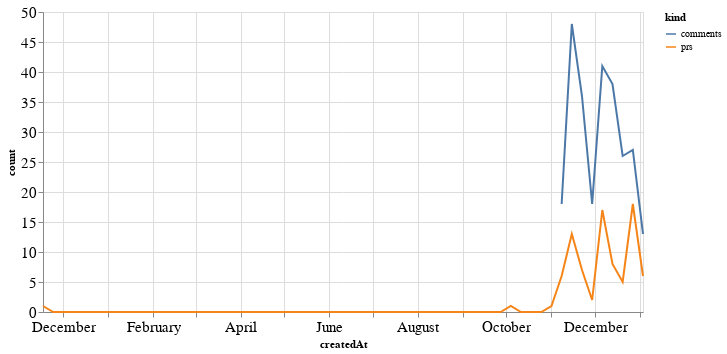

Here is the notebook cell this chart was saved with:
### Code cell
alt.Chart(total_time, width=600).mark_line().encode(
    x='createdAt',
    y='count',
    color='kind'
)

### Figure 1 — Vega-Lite specification as saved in the notebook (floating-point values rounded to 4 significant figures)
{"config": {"axisLeft": {"labelFontSize": 15}, "axisBottom": {"labelFontSize": 15}}, "data": {"name": "data-e9bc7e79ac28073d2d027aabc8b490d4"}, "mark": "line", "encoding": {"color": {"type": "nominal", "field": "kind"}, "x": {"type": "temporal", "field": "createdAt"}, "y": {"type": "quantitative", "field": "count"}}, "width": 600, "$schema": "https://vega.github.io/schema/vega-lite/v4.8.1.json", "datasets": {"data-e9bc7e79ac28073d2d027aabc8b490d4": [{"createdAt": "2019-11-17T00:00:00", "kind": "prs", "count": 1.0}, {"createdAt": "2019-11-24T00:00:00", "kind": "prs", "count": 0.0}, {"createdAt": "2019-12-01T00:00:00", "kind": "prs", "count": 0.0}, {"createdAt": "2019-12-08T00:00:00", "kind": "prs", "count": 0.0}, {"createdAt": "2019-12-15T00:00:00", "kind": "prs", "count": 0.0}, {"createdAt": "2019-12-22T00:00:00", "kind": "prs", "count": 0.0}, {"createdAt": "2019-12-29T00:00:00", "kind": "prs", "count": 0.0}, {"createdAt": "2020-01-05T00:00:00", "kind": "prs", "count": 0.0}, {"createdAt": "2020-01-12T00:00:00", "kind": "prs", "count": 0.0}, {"createdAt": "2020-01-19T00:00:00", "kind": "prs", "count": 0.0}, {"createdAt": "2020-01-26T00:00:00", "kind": "prs", "count": 0.0}, {"createdAt": "2020-02-02T00:00:00", "kind": "prs", "count": 0.0}, {"createdAt": "2020-02-09T00:00:00", "kind": "prs", "count": 0.0}, {"createdAt": "2020-02-16T00:00:00", "kind": "prs", "count": 0.0}, {"createdAt": "2020-02-23T00:00:00", "kind": "prs", "count": 0.0}, {"createdAt": "2020-03-01T00:00:00", "kind": "prs", "count": 0.0}, {"createdAt": "2020-03-08T00:00:00", "kind": "prs", "count": 0.0}, {"createdAt": "2020-03-15T00:00:00", "kind": "prs", "count": 0.0}, {"createdAt": "2020-03-22T00:00:00", "kind": "prs", "count": 0.0}, {"createdAt": "2020-03-29T00:00:00", "kind": "prs", "count": 0.0}, {"createdAt": "2020-04-05T00:00:00", "kind": "prs", "count": 0.0}, {"createdAt": "2020-04-12T00:00:00", "kind": "prs", "count": 0.0}, {"createdAt": "2020-04-19T00:00:00", "kind": "prs", "count": 0.0}, {"createdAt": "2020-04-26T00:00:00", "kind": "prs", "count": 0.0}, {"createdAt": "2020-05-03T00:00:00", "kind": "prs", "count": 0.0}, {"createdAt": "2020-05-10T00:00:00", "kind": "prs", "count": 0.0}, {"createdAt": "2020-05-17T00:00:00", "kind": "prs", "count": 0.0}, {"createdAt": "2020-05-24T00:00:00", "kind": "prs", "count": 0.0}, {"createdAt": "2020-05-31T00:00:00", "kind": "prs", "count": 0.0}, {"createdAt": "2020-06-07T00:00:00", "kind": "prs", "count": 0.0}, {"createdAt": "2020-06-14T00:00:00", "kind": "prs", "count": 0.0}, {"createdAt": "2020-06-21T00:00:00", "kind": "prs", "count": 0.0}, {"createdAt": "2020-06-28T00:00:00", "kind": "prs", "count": 0.0}, {"createdAt": "2020-07-05T00:00:00", "kind": "prs", "count": 0.0}, {"createdAt": "2020-07-12T00:00:00", "kind": "prs", "count": 0.0}, {"createdAt": "2020-07-19T00:00:00", "kind": "prs", "count": 0.0}, {"createdAt": "2020-07-26T00:00:00", "kind": "prs", "count": 0.0}, {"createdAt": "2020-08-02T00:00:00", "kind": "prs", "count": 0.0}, {"createdAt": "2020-08-09T00:00:00", "kind": "prs", "count": 0.0}, {"createdAt": "2020-08-16T00:00:00", "kind": "prs", "count": 0.0}, {"createdAt": "2020-08-23T00:00:00", "kind": "prs", "count": 0.0}, {"createdAt": "2020-08-30T00:00:00", "kind": "prs", "count": 0.0}, {"createdAt": "2020-09-06T00:00:00", "kind": "prs", "count": 0.0}, {"createdAt": "2020-09-13T00:00:00", "kind": "prs", "count": 0.0}, {"createdAt": "2020-09-20T00:00:00", "kind": "prs", "count": 0.0}, {"createdAt": "2020-09-27T00:00:00", "kind": "prs", "count": 0.0}, {"createdAt": "2020-10-04T00:00:00", "kind": "prs", "count": 1.0}, {"createdAt": "2020-10-11T00:00:00", "kind": "prs", "count": 0.0}, {"createdAt": "2020-10-18T00:00:00", "kind": "prs", "count": 0.0}, {"createdAt": "2020-10-25T00:00:00", "kind": "prs", "count": 0.0}, {"createdAt": "2020-11-01T00:00:00", "kind": "prs", "count": 1.0}, {"createdAt": "2020-11-08T00:00:00", "kind": "prs", "count": 6.0}, {"createdAt": "2020-11-15T00:00:00", "kind": "prs", "count": 13.0}, {"createdAt": "2020-11-22T00:00:00", "kind": "prs", "count": 7.0}, {"createdAt": "2020-11-29T00:00:00", "kind": "prs", "count": 2.0}, {"createdAt": "2020-12-06T00:00:00", "kind": "prs", "count": 17.0}, {"createdAt": "2020-12-13T00:00:00", "kind": "prs", "count": 8.0}, {"createdAt": "2020-12-20T00:00:00", "kind": "prs", "count": 5.0}, {"createdAt": "2020-12-27T00:00:00", "kind": "prs", "count": 18.0}, {"createdAt": "2021-01-03T00:00:00", "kind": "prs", "count": 6.0}, {"createdAt": "2019-11-17T00:00:00", "kind": "comments", "count": null}, {"createdAt": "2019-11-24T00:00:00", "kind": "comments", "count": null}, {"createdAt": "2019-12-01T00:00:00", "kind": "comments", "count": null}, {"createdAt": "2019-12-08T00:00:00", "kind": "comments", "count": null}, {"createdAt": "2019-12-15T00:00:00", "kind": "comments", "count": null}, {"createdAt": "2019-12-22T00:00:00", "kind": "comments", "count": null}, {"createdAt": "2019-12-29T00:00:00", "kind": "comments", "count": null}, {"createdAt": "2020-01-05T00:00:00", "kind": "comments", "count": null}, {"createdAt": "2020-01-12T00:00:00", "kind": "comments", "count": null}, {"createdAt": "2020-01-19T00:00:00", "kind": "comments", "count": null}, {"createdAt": "2020-01-26T00:00:00", "kind": "comments", "count": null}, {"createdAt": "2020-02-02T00:00:00", "kind": "comments", "count": null}, {"createdAt": "2020-02-09T00:00:00", "kind": "comments", "count": null}, {"createdAt": "2020-02-16T00:00:00", "kind": "comments", "count": null}, {"createdAt": "2020-02-23T00:00:00", "kind": "comments", "count": null}, {"createdAt": "2020-03-01T00:00:00", "kind": "comments", "count": null}, {"createdAt": "2020-03-08T00:00:00", "kind": "comments", "count": null}, {"createdAt": "2020-03-15T00:00:00", "kind": "comments", "count": null}, {"createdAt": "2020-03-22T00:00:00", "kind": "comments", "count": null}, {"createdAt": "2020-03-29T00:00:00", "kind": "comments", "count": null}, {"createdAt": "2020-04-05T00:00:00", "kind": "comments", "count": null}, {"createdAt": "2020-04-12T00:00:00", "kind": "comments", "count": null}, {"createdAt": "2020-04-19T00:00:00", "kind": "comments", "count": null}, {"createdAt": "2020-04-26T00:00:00", "kind": "comments", "count": null}, {"createdAt": "2020-05-03T00:00:00", "kind": "comments", "count": null}, {"createdAt": "2020-05-10T00:00:00", "kind": "comments", "count": null}, {"createdAt": "2020-05-17T00:00:00", "kind": "comments", "count": null}, {"createdAt": "2020-05-24T00:00:00", "kind": "comments", "count": null}, {"createdAt": "2020-05-31T00:00:00", "kind": "comments", "count": null}, {"createdAt": "2020-06-07T00:00:00", "kind": "comments", "count": null}, {"createdAt": "2020-06-14T00:00:00", "kind": "comments", "count": null}, {"createdAt": "2020-06-21T00:00:00", "kind": "comments", "count": null}, {"createdAt": "2020-06-28T00:00:00", "kind": "comments", "count": null}, {"createdAt": "2020-07-05T00:00:00", "kind": "comments", "count": null}, {"createdAt": "2020-07-12T00:00:00", "kind": "comments", "count": null}, {"createdAt": "2020-07-19T00:00:00", "kind": "comments", "count": null}, {"createdAt": "2020-07-26T00:00:00", "kind": "comments", "count": null}, {"createdAt": "2020-08-02T00:00:00", "kind": "comments", "count": null}, {"createdAt": "2020-08-09T00:00:00", "kind": "comments", "count": null}, {"createdAt": "2020-08-16T00:00:00", "kind": "comments", "count": null}, {"createdAt": "2020-08-23T00:00:00", "kind": "comments", "count": null}, {"createdAt": "2020-08-30T00:00:00", "kind": "comments", "count": null}, {"createdAt": "2020-09-06T00:00:00", "kind": "comments", "count": null}, {"createdAt": "2020-09-13T00:00:00", "kind": "comments", "count": null}, {"createdAt": "2020-09-20T00:00:00", "kind": "comments", "count": null}, {"createdAt": "2020-09-27T00:00:00", "kind": "comments", "count": null}, {"createdAt": "2020-10-04T00:00:00", "kind": "comments", "count": null}, {"createdAt": "2020-10-11T00:00:00", "kind": "comments", "count": null}, {"createdAt": "2020-10-18T00:00:00", "kind": "comments", "count": null}, {"createdAt": "2020-10-25T00:00:00", "kind": "comments", "count": null}, {"createdAt": "2020-11-01T00:00:00", "kind": "comments", "count": null}, {"createdAt": "2020-11-08T00:00:00", "kind": "comments", "count": 18.0}, {"createdAt": "2020-11-15T00:00:00", "kind": "comments", "count": 48.0}, {"createdAt": "2020-11-22T00:00:00", "kind": "comments", "count": 36.0}, {"createdAt": "2020-11-29T00:00:00", "kind": "comments", "count": 18.0}, {"createdAt": "2020-12-06T00:00:00", "kind": "comments", "count": 41.0}, {"createdAt": "2020-12-13T00:00:00", "kind": "comments", "count": 38.0}, {"createdAt": "2020-12-20T00:00:00", "kind": "comments", "count": 26.0}, {"createdAt": "2020-12-27T00:00:00", "kind": "comments", "count": 27.0}, {"createdAt": "2021-01-03T00:00:00", "kind": "comments", "count": 13.0}]}}
